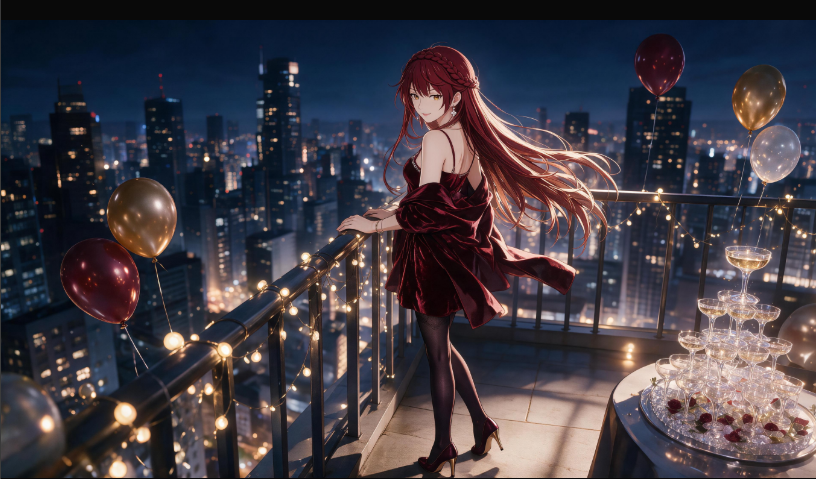
#> input picture tests/fixtures/night-city-test.png, 816 x 479 px, found by its file name
$ python generate_resolution_variants.py
#> lines starting #> are read from the running program, lines starting #| are printed output that depends on the picture
from PIL import Image

image = Image.open('tests/fixtures/night-city-test.png')
#> image is the input picture: PIL image 816x479 RGBA; mean R, G, B, A 66.4, 60.7, 68.7, 255
for edge in (320, 768):
    scale = edge / max(image.size)
    size = tuple(round(value * scale) for value in image.size)
    image.resize(size, Image.Resampling.LANCZOS).save(f'tests/fixtures/night-city-{edge}.png')
#> this loop made 2 passes
#> pass 1, `image.resize(size, Image.Resampling.LANCZOS).save(f'tests/fixtures/nig..`:
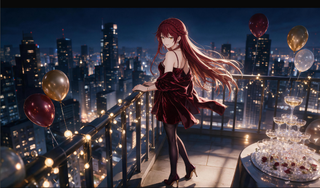
#> saved as night-city-320.png: PIL image 320x188 RGBA; mean R, G, B, A 66.5, 60.8, 68.7, 255
#> pass 2, `image.resize(size, Image.Resampling.LANCZOS).save(f'tests/fixtures/nig..`:
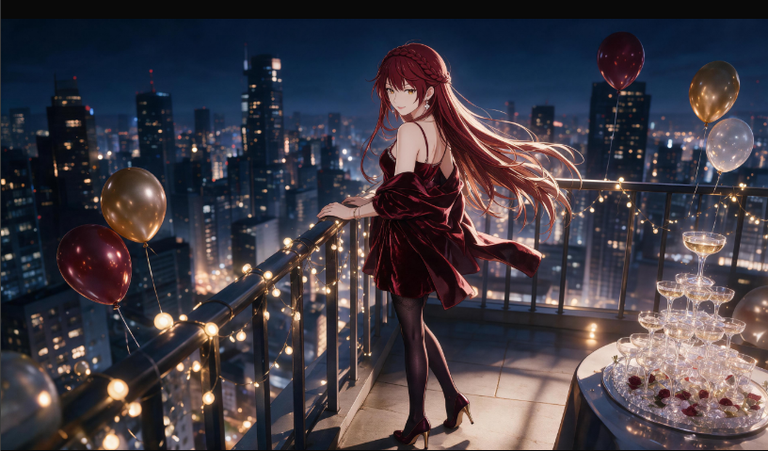
#> saved as night-city-768.png: PIL image 768x451 RGBA; mean R, G, B, A 66.4, 60.8, 68.7, 255
